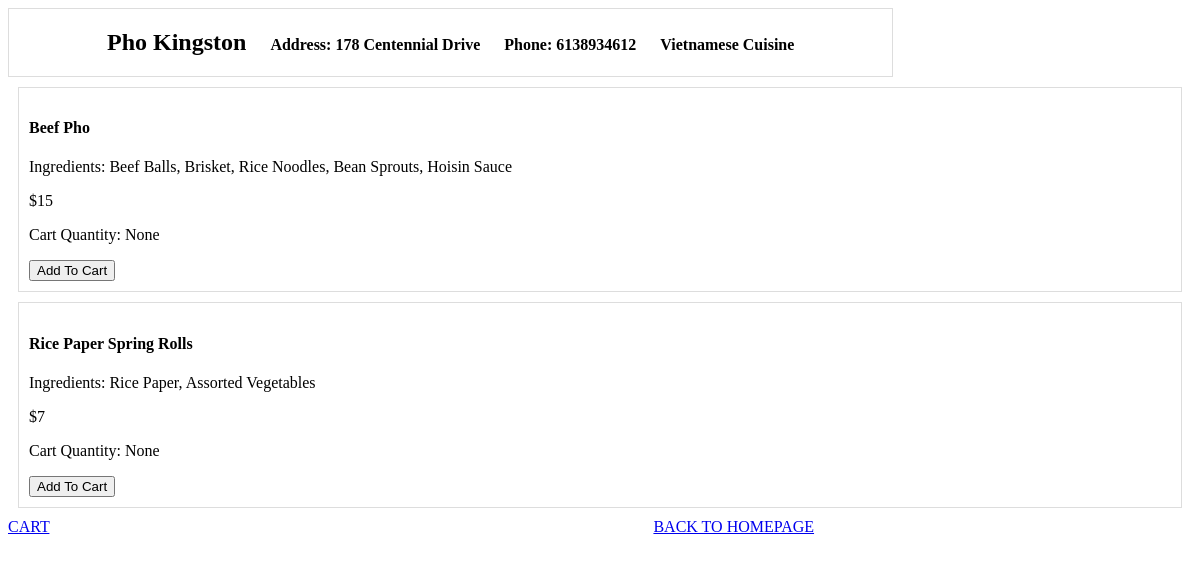
The app's page /menu/2 with its own data.
### CISC_327/models.py (models this page shows, shortened)
class Restaurant(db.Model): # restaurant table, associated to a list of items
    __tablename__ = 'restaurant'
    id = db.Column(db.Integer, primary_key=True)
    name = db.Column(db.String(30), unique=False, nullable=False)
    phone_number = db.Column(db.String(10), unique=True, nullable=False)
    address = db.Column(db.String(50), unique=True, nullable=False)
    cuisine = db.Column(db.String(20), nullable=False)
    item_list = db.relationship('Item', backref='restaurant', cascade='all,delete', lazy='dynamic') # can filter, delete related items when restaurant is deleted

class Item(db.Model): # item table, associated with a restaurant
    __tablename__ = 'item'
    id = db.Column(db.Integer, primary_key=True)
    name = db.Column(db.String(40), unique=True, nullable=False)
    description = db.Column(db.Text(), unique=True, nullable=False)
    price = db.Column(db.Integer, unique=False, nullable=False)
    in_cart = db.Column(db.Boolean, nullable=False)
    quantity = db.Column(db.Integer, default=0, nullable=False)
    restaurant_id = db.Column(db.Integer, db.ForeignKey('restaurant.id'), nullable=False)

### CISC_327/Homepage/Menu_Access/Menu_Access.py (the view)
@menu_blueprint.route("/menu/<restaurant_id>", methods=['GET','POST'])
def menu(restaurant_id): # access menu of a given restaurant clicked on
    restaurant = Restaurant.query.get(restaurant_id)
    if not restaurant: # error check if restaurant no found
        flash(f'Restaurant not found','danger')
        return render_template("homepage.html")
    items = restaurant.item_list
    return render_template("menupage.html", restaurant_id=restaurant_id, restaurant_name = restaurant.name,
                           restaurant_address=restaurant.address, restaurant_phone_number = restaurant.phone_number,
                           restaurant_cuisine = restaurant.cuisine, items=items) # display everything about the restaurant on the menupage

### CISC_327/templates/menupage.html (shortened to what this page needs)
<!DOCTYPE html>
<html>
    <head>
        <link type="text/css" rel="stylesheet" href="{{ url_for('static',filename='css/style.css') }}" />
    </head>
    <body>
        <nav class="menu-navbar">
            <h1 class="menu-nav">{{ restaurant_name }}</h1>
            <h4 class="menu-nav"> Address: {{ restaurant_address }}</h4>
            <h4 class="menu-nav"> Phone: {{ restaurant_phone_number }}</h4>
            <h4 class="menu-nav">{{ restaurant_cuisine }} Cuisine</h4>
        </nav>
        {% for item in items %}
        <div class="restaurant-item">
            <div>
                <h4>{{ item.name }}</h4>
                <p>{{ item.description }}</p>
                <p>${{ item.price }}</p>
                <p>Cart Quantity: {{ item.quantity }}</p>
            </div>
            <div>
                <form action="{{ url_for('add_to_cart.add_to_cart', item_id=item.id, restaurant_id=restaurant_id) }}" method="post">
                    <button type="submit">Add To Cart</button>
                </form>
            </div>
        </div>
        {% endfor %}
        <div>
            <a href="{{ url_for('cartpage.cartpage', restaurant_id=restaurant_id) }}">CART</a>
            <a class="footer-right" href={{ url_for('homepage.homepage') }}>BACK TO HOMEPAGE</a>
        </div>
    </body>
</html>

### CISC_327/static/css/style.css (style rules this page uses)
.restaurant-item { border: 1px solid #ddd; margin: 10px; padding: 10px; transition: background 0.3s; }
.menu-navbar { display: inline-block; vertical-align: center; padding-left: 88px; padding-right: 88px; border: 1px solid #ddd; }
.menu-nav { display: inline-block; vertical-align: center; padding-left: 10px; padding-right: 10px; }
.footer-right { padding-left: 600px; }

### records on screen
Restaurant: name "Pho Kingston", address "178 Centennial Drive", phone_number "6138934612", cuisine "Vietnamese"
Item: name "Beef Pho", description "Ingredients: Beef Balls, Brisket, Rice Noodles, Bean Sprouts, Hoisin Sauce", price "15", quantity "None"
Item: name "Rice Paper Spring Rolls", description "Ingredients: Rice Paper, Assorted Vegetables", price "7", quantity "None"
